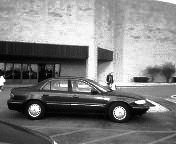
#> input picture test-0.pgm, 176 x 144 px
$ python test.py
#> lines starting #> are read from the running program, lines starting #| are printed output that depends on the picture; after the words box and inside, x2 and y2 are one past the last pixel; in counts of white or black regions, pixels touching at a corner belong together
import cv2
import numpy as np

img = cv2.imread('test-0.pgm',0)
#> img is the input picture: shape (144, 176); min 4, max 251, mean 128
img2 = img.copy()
template = cv2.imread('pos-82.pgm',0)
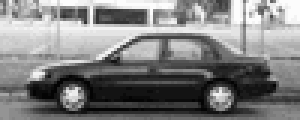
#> input picture pos-82.pgm, 100 x 40 px (shown 3 times larger)
#> template is the input picture: shape (40, 100); min 4, max 252, mean 128.4
w, h = template.shape[::-1]
#> w = 100; h = 40
# All the 6 methods for comparison in a list
methods = ['cv2.TM_CCOEFF', 'cv2.TM_CCOEFF_NORMED', 'cv2.TM_CCORR',
               'cv2.TM_CCORR_NORMED', 'cv2.TM_SQDIFF', 'cv2.TM_SQDIFF_NORMED']
for meth in methods:
  img = img2.copy()
  method = eval(meth)
# Apply template Matching
res = cv2.matchTemplate(img,template,cv2.TM_CCORR)
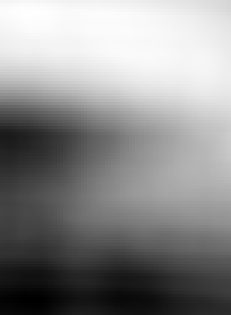
#> res: shape (105, 77) float32 (shown 3 times larger); min 27631418, max 102446472, mean 68745360; drawn with min black and max white
min_val, max_val, min_loc, max_loc = cv2.minMaxLoc(res)
#> min_val = 27631418; max_val = 102446472; min_loc = (10, 100); max_loc = (9, 4)
# If the method is TM_SQDIFF or TM_SQDIFF_NORMED, take minimum
if method in [cv2.TM_SQDIFF, cv2.TM_SQDIFF_NORMED]:
  top_left = min_loc
#> top_left = (10, 100)
else:
   top_left = max_loc
bottom_right = (top_left[0] + w, top_left[1] + h)
#> bottom_right = (110, 140)
cv2.rectangle(img,top_left, bottom_right, 255, 2)
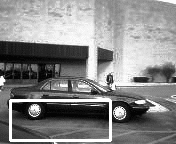
#> img: shape (144, 176); 3.3% of pixels changed, all inside (x1, y1, x2, y2) = (9, 99, 112, 142)
cv2.imwrite("imatge.jpg",img)
